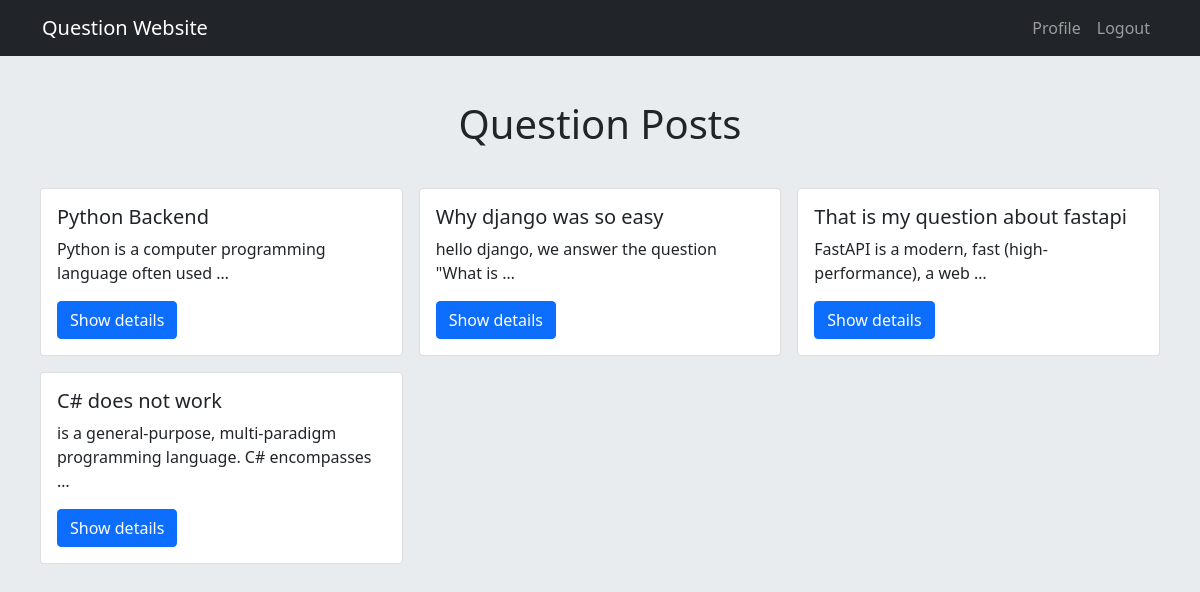
The app's page / (signed in) with its own data.
### posts/models.py (models this page shows, shortened)
class Post(models.Model):
    user = models.ForeignKey(User, on_delete=models.CASCADE)
    title = models.CharField(max_length=50)
    body = models.TextField()
    slug = models.SlugField()
    created = models.DateTimeField(auto_now_add=True)
    updated = models.DateTimeField(auto_now=True)
    def get_absolute_url(self):
        return reverse('posts:post_detail', args=(self.id, self.slug))

### home/views.py (the view)
# urls.py: path('', views.HomeView.as_view(), name="home")
class HomeView(View):
    def get(self, request):
        posts = Post.objects.order_by('-updated').all()
        return render(request, 'home/index.html', {"posts": posts})

### home/templates/home/index.html
{% extends 'base.html' %}
{% block content %}
    <h1 class="text-center">Question Posts</h1>
    <div class="row p-4">
        {% for post in posts %}
            {% include 'includes/posts.html' with post=post %}
        {% endfor %}
    </div>
{% endblock %}

### templates/includes/posts.html
<div class="col-lg-4 p-2">
    <div class="card" style="min-height: 168px">
        <div class="card-body">
            <h5 class="card-title">{{ post.title }}</h5>
            <p class="card-text">{{ post.body|truncatewords:8 }}</p>
            <a href="{{ post.get_absolute_url }}" class="btn btn-primary">Show details</a>
        </div>
    </div>
</div>

### templates/base.html (style rules this page uses)
body { background-color: #e9ecef; }

### records on screen
Post: title "Python Backend", body "Python is a computer programming language often used …"
Post: title "Why django was so easy", body "hello django, we answer the question \"What is …"
Post: title "That is my question about fastapi", body "FastAPI is a modern, fast (high-performance), a web …"
Post: title "C# does not work", body "is a general-purpose, multi-paradigm programming language. C# encompasses …"
